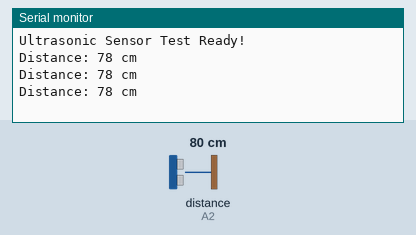
The sketch below on a simulated Arduino Uno, built with avr-gcc and run on an emulated ATmega328P. On the bench: the last lines printed to the serial monitor. Wiring (inferred from the names in the program): ultrasonic range finder: trigger A0; echo A2. Inputs (shaded band) come from the test bench; at power-on: distance to the obstacle (sensor on A2) 80 cm. The echo pulse lasts 58.3 µs per cm.

Above: at 1.3 s.
1.4 s: distance to the obstacle (sensor on A2) set to 2 cm
At 1.9 s:
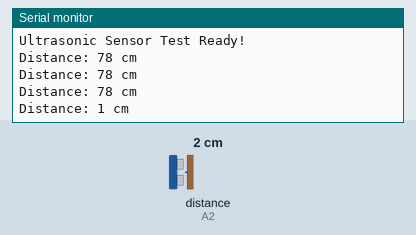
2.9 s: distance to the obstacle (sensor on A2) set to 4 cm
At 3.4 s:
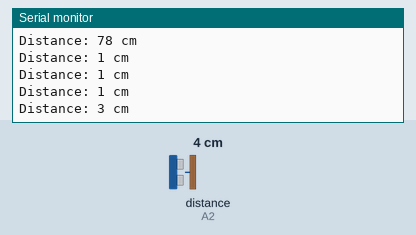
Timing chart, 0 to 5.9 s (numbered marks = the images above; inputs shaded):
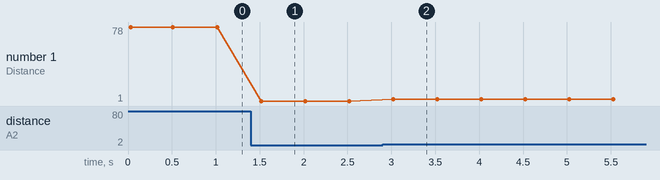

Measured:
- after the input at 1.4 s, the serial monitor: prints a new line after 0.12 s (image 1)
- after the input at 2.9 s, the serial monitor: prints a new line after 0.12 s (image 2)
- plotted number 1: 78 → 1 after the input at 1.4 s, 1 → 3 after the input at 2.9 s

The sketch:

hc-sr04_test.ino
```cpp
int trigPin = A0;
int echoPin = A2;

long duration;
int distance;

void setup() {
  pinMode(trigPin, OUTPUT);
  pinMode(echoPin, INPUT);
  Serial.begin(9600);
  Serial.println("Ultrasonic Sensor Test Ready!");
}

void loop() {
  // Send pulse
  digitalWrite(trigPin, LOW);
  delayMicroseconds(2);
  digitalWrite(trigPin, HIGH);
  delayMicroseconds(10);
  digitalWrite(trigPin, LOW);

  // Read echo
  duration = pulseIn(echoPin, HIGH);

  // Calculate distance in cm
  distance = duration * 0.034 / 2;

  // Print distance
  Serial.print("Distance: ");
  Serial.print(distance);
  Serial.println(" cm");

  delay(500);
}
```
